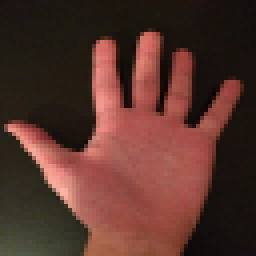
%> input picture skin_color_segm/matlab/reka64.ppm, 64 x 64 px (shown 4 times larger)
$ octave z91.m   (GNU Octave 9; MATLAB toolbox functions it lacks are replaced by stand-ins)
%> lines starting %> are read from the running program, lines starting %| are printed output that depends on the picture; in (x1, y1, x2, y2) boxes, pixels count from 0 and x2, y2 are one past the last pixel; in counts of white or black regions, pixels touching at a corner belong together; the program's own positions count from 1
%> further down, imageRGB is the input picture: size 64x64x3 uint8; mean R, G, B 86.6, 51.6, 43.7
### skin_color_segm/matlab/m_rgb2ycbcr.m
function ycbcr = rgb2ycbcr(varargin)
%RGB2YCBCR Convert RGB color values to YCbCr color space.
%   YCBCRMAP = RGB2YCBCR(MAP) converts the RGB values in MAP to the YCBCR
%   color space. MAP must be a M-by-3 array. YCBCRMAP is a M-by-3 matrix
%   that contains the YCBCR luminance (Y) and chrominance (Cb and Cr) color
%   values as columns.  Each row represents the equivalent color to the
%   corresponding row in the RGB colormap.
%
%   YCBCR = RGB2YCBCR(RGB) converts the truecolor image RGB to the
%   equivalent image in the YCBCR color space. RGB must be a M-by-N-by-3
%   array.
%
%   If the input is uint8, then YCBCR is uint8 where Y is in the range [16
%   235], and Cb and Cr are in the range [16 240].  If the input is a double,
%   then Y is in the range [16/255 235/255] and Cb and Cr are in the range
%   [16/255 240/255].  If the input is uint16, then Y is in the range [4112
%   60395] and Cb and Cr are in the range [4112 61680].
%
%   Class Support
%   -------------
%   If the input is an RGB image, it can be uint8, uint16, or double. If the
%   input is a colormap, then it must be double. The output has the same class
%   as the input.
%
%   Examples
%   --------
%   Convert RGB image to YCbCr.
%
%      RGB = imread('board.tif');
%      YCBCR = rgb2ycbcr(RGB);
%
%   Convert RGB color space to YCbCr.
%
%      map = jet(256);
%      newmap = rgb2ycbcr(map);
%
%   See also NTSC2RGB, RGB2NTSC, YCBCR2RGB.

%   Copyright 1993-2010 The MathWorks, Inc.

%   References:
%     C.A. Poynton, "A Technical Introduction to Digital Video", John Wiley
%     & Sons, Inc., 1996, p. 175
%
%     Rec. ITU-R BT.601-5, "STUDIO ENCODING PARAMETERS OF DIGITAL TELEVISION
%     FOR STANDARD 4:3 AND WIDE-SCREEN 16:9 ASPECT RATIOS",
%     (1982-1986-1990-1992-1994-1995), Section 3.5.

rgb = parse_inputs(varargin{:});

%initialize variables
isColormap = false;

%must reshape colormap to be m x n x 3 for transformation
if (ndims(rgb) == 2)
  %colormap
  isColormap=true;
  colors = size(rgb,1);
  rgb = reshape(rgb, [colors 1 3]);
end

% This matrix comes from a formula in Poynton's, "Introduction to
% Digital Video" (p. 176, equations 9.6).

% T is from equation 9.6: ycbcr = origT * rgb + origOffset;

matrixCoef = [  0.299       0.587       0.114       ;
                -0.168736   -0.331264   0.5         ;
                0.5         -0.418688   -0.081312
         ];
constCoef = [   0;
            128;
            128
        ];
origT = matrixCoef .* 255;
origOffset = constCoef;
% origT = [65.481 128.553 24.966;...
%      -37.797 -74.203 112; ...
%      112 -93.786 -18.214];
% origOffset = [16;128;128];

% The formula ycbcr = origT * rgb + origOffset, converts a RGB image in the range
% [0 1] to a YCbCr image where Y is in the range [16 235], and Cb and Cr
% are in that range [16 240]. For each class type (double,uint8,
% uint16), we must calculate scaling factors for origT and origOffset so that
% the input image is scaled between 0 and 1, and so that the output image is
% in the range of the respective class type.

scaleFactor.double.T = 1/255;      % scale output so in range [0 1].
scaleFactor.double.offset = 1/255; % scale output so in range [0 1].
scaleFactor.uint8.T = 1/255;       % scale input so in range [0 1].
scaleFactor.uint8.offset = 1;      % output is already in range [0 255].
scaleFactor.uint16.T = 257/65535;  % scale input so it is in range [0 1]
                                   % and scale output so it is in range
                                   % [0 65535] (255*257 = 65535).
scaleFactor.uint16.offset = 257;   % scale output so it is in range [0 65535].

% The formula ycbcr = origT*rgb + origOffset is rewritten as
% ycbcr = scaleFactorForT * origT * rgb + scaleFactorForOffset*origOffset.
% To use imlincomb, we rewrite the formula as ycbcr = T * rgb + offset, where T and
% offset are defined below.
classIn = class(rgb);
%> classIn = 'uint8'
T = scaleFactor.(classIn).T * origT;
offset = scaleFactor.(classIn).offset * origOffset;
%> offset = [0; 128; 128]

%initialize output
ycbcr = zeros(size(rgb),classIn);

for p = 1:3
  ycbcr(:,:,p) = imlincomb(T(p,1),rgb(:,:,1),T(p,2),rgb(:,:,2), ...
                         T(p,3),rgb(:,:,3),offset(p));
end
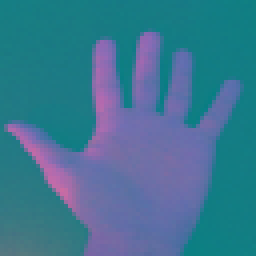
%> ycbcr: size 64x64x3 uint8 (shown 4 times larger); mean R, G, B 61.2, 118.1, 146.1

if isColormap
  ycbcr = reshape(ycbcr, [colors 3 1]);
end

%%%
%Parse Inputs
%%%
function X = parse_inputs(varargin)

narginchk(1,1);
X = varargin{1};

if ndims(X)==2
  % For backward compatibility, this function handles uint8 and uint16
  % colormaps. This usage will be removed in a future release.

  validateattributes(X,{'uint8','uint16','double'},{'nonempty'},mfilename,'MAP',1);
  if (size(X,2) ~=3 || size(X,1) < 1)
    error(message('images:rgb2ycbcr:invalidSizeForColormap'))
  end
  if ~isa(X,'double')
    warning(message('images:rgb2ycbcr:notAValidColormap'))
    X = im2double(X);
  end

elseif ndims(X)==3
  validateattributes(X,{'uint8','uint16','double'},{},mfilename,'RGB',1);
  if (size(X,3) ~=3)
    error(message('images:rgb2ycbcr:invalidTruecolorImage'))
  end
else
  error(message('images:rgb2ycbcr:invalidInputSize'))
end

### skin_color_segm/matlab/z91.m
%% zadanie 9.1
% model programowy

%% ladowanie obrazu
close all, clear all, clc;
imageRGB = imread('reka64.ppm');
imshow(imageRGB)

%% konwersja na YCbCr

% [22 lines of commented-out code are left out]

imageYCbCr = m_rgb2ycbcr(imageRGB); % funkcja matlaba ze zmienionymi wspolczynnikami
figure, imshow((imageYCbCr));

%% segmentacja obszaru twarzy

Ta = 120;
Tb = 150;
Tc = 110;
Td = 170;

imageSegm = zeros(size(imageRGB, 1), size(imageRGB, 2));
for x = 1:size(imageYCbCr, 1)
    for y = 1:size(imageYCbCr, 2)
        Cb = imageYCbCr(x, y, 2);
        Cr = imageYCbCr(x, y, 3);

        if Ta < Cb && Cb < Tb && Tc < Cr && Cr < Td
            imageSegm(x, y) = 1;
        else
            imageSegm(x, y) = 0;
        end
    end
end
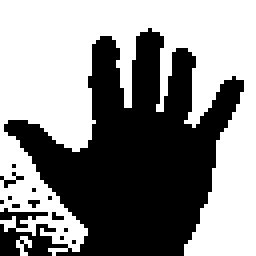
%> imageSegm: size 64x64 double (shown 4 times larger); values 0 (black) and 1 (white), 54.5% white; 13 black regions (12 under 20 px), largest, box (x1, y1, x2, y2) and area: (0, 7, 61, 64) 1838
imageSegm = 1 - imageSegm;
figure, imshow(imageSegm);

%% filtracja medianowa

imageMedian = medfilt2(imageSegm, [5 5]);
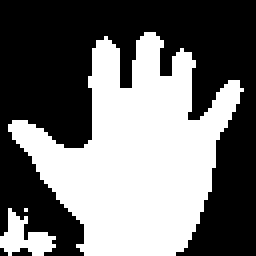
%> imageMedian: size 64x64 double (shown 4 times larger); values 0 (black) and 1 (white), 44.8% white; 3 white regions (1 under 20 px), largest, box (x1, y1, x2, y2) and area: (2, 8, 61, 64) 1748, (0, 52, 14, 64) 84
figure, imshow(imageMedian);

%% wyznaczanie środka ciężkości

m00 = 0;
m10 = 0;
m01 = 0;
for x = 1:size(imageMedian, 1)
    for y = 1:size(imageMedian, 2)
%> (the run ends here)
